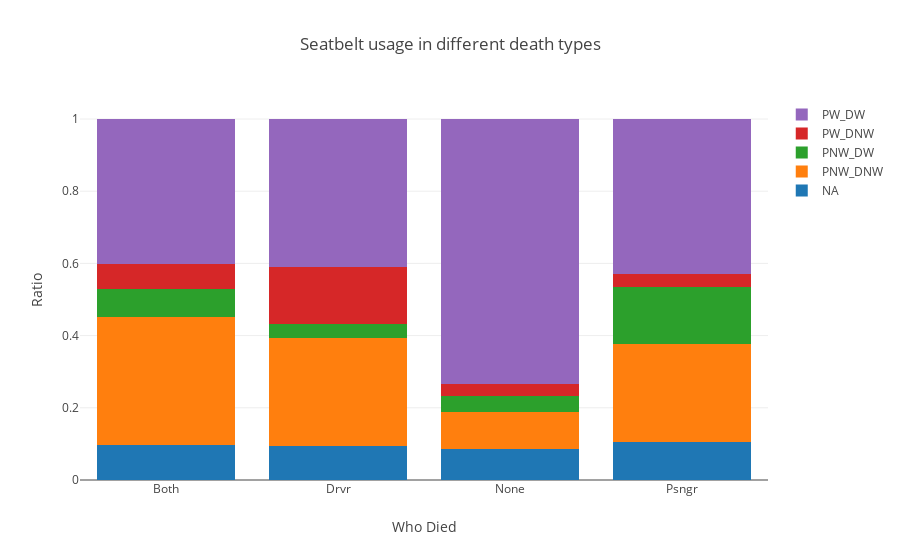

The cell this chart's notebook holds for it:
### Code cell
iplot(stacked_chart(df=seatbelts_df, x='who_died', legend='seatbelt_status', xaxistitle='Who Died', yaxistitle='Ratio', title='Seatbelt usage in different death types', normalize='index'))

### Figure 1 — Plotly figure (JSON) as saved in the notebook; plotly's stock layout.template omitted (floating-point values rounded to 4 significant figures)
{"data": [{"name": "NA", "type": "bar", "x": ["Both", "Drvr", "None", "Psngr"], "y": [0.09577, 0.0948, 0.08614, 0.1048]}, {"name": "PNW_DNW", "type": "bar", "x": ["Both", "Drvr", "None", "Psngr"], "y": [0.3549, 0.2997, 0.1013, 0.2726]}, {"name": "PNW_DW", "type": "bar", "x": ["Both", "Drvr", "None", "Psngr"], "y": [0.07772, 0.0388, 0.04546, 0.1584]}, {"name": "PW_DNW", "type": "bar", "x": ["Both", "Drvr", "None", "Psngr"], "y": [0.07116, 0.1567, 0.033, 0.0343]}, {"name": "PW_DW", "type": "bar", "x": ["Both", "Drvr", "None", "Psngr"], "y": [0.4004, 0.4099, 0.7341, 0.4298]}], "layout": {"barmode": "stack", "title": "Seatbelt usage in different death types", "xaxis": {"showticklabels": true, "title": "Who Died", "type": "category"}, "yaxis": {"title": "Ratio"}}}
